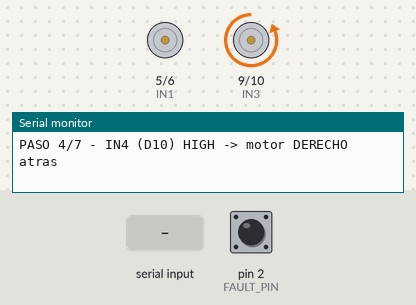
This sketch was run on a simulated Arduino Uno, built with avr-gcc and run on an emulated ATmega328P. Parts: motor-driver pin pairs drawn as motors (green arrow = first pin HIGH = forward, orange = second pin HIGH = backward, longer = more drive), the last lines printed to the serial monitor. The test bench sets the inputs (shaded band); at power-on: pin 2 (FAULT_PIN) HIGH.

Above: at 11.9 s.
12.0 s: pin 2 (FAULT_PIN) pulled LOW for 3.2 s
At 14.9 s:
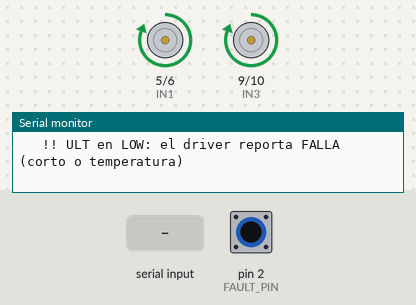
22.0 s: "r" received over Serial
At 23.2 s:
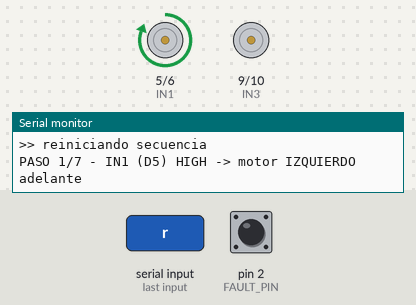
Timing chart, 0 to 59.7 s (numbered marks = the images above; inputs shaded):
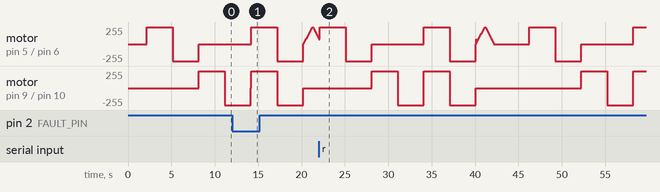

The sketch:

prueba_drv8833.ino
```cpp
/*
 * ==========================================================
 * PRUEBA DRV8833 - DIAGNÓSTICO DEL DRIVER DE MOTORES
 * ==========================================================
 * Cableado:
 * - IN1..IN4 del modulo a D5, D6, D9, D10 (igual que arturito)
 * - EEP del modulo a D4 (sleep del chip: HIGH = despierto)
 * - ULT del modulo a D2 (opcional: nFAULT, LOW = el driver falla)
 * - VCC del modulo a la bateria, GND comun con el Arduino
 *
 * IMPORTANTE: la bateria debe estar conectada y el interruptor
 * encendido. Con solo USB el driver no tiene energia de motores.
 *
 * La secuencia corre sola y se repite. Por monitor serie (9600):
 *   s = duerme/despierta el driver (toggle de EEP)
 *   r = reinicia la secuencia
 *
 * Que mirar: que rueda gira en cada paso. Si al mandar 's' el motor
 * se detiene al instante y al repetir 's' vuelve, el chip esta sano
 * y el problema era el pin de sleep.
 */

#define IN1 5  // motor izquierdo adelante
#define IN2 6  // motor izquierdo atras
#define IN3 9  // motor derecho adelante
#define IN4 10 // motor derecho atras

#define SLEEP_DRV 4  // cable a EEP del modulo
#define FAULT_PIN 2  // cable a ULT del modulo (opcional)

const int PASO_MS = 3000;

bool despierto = true;
bool reiniciar = false;

void todosLOW() {
  digitalWrite(IN1, LOW);
  digitalWrite(IN2, LOW);
  digitalWrite(IN3, LOW);
  digitalWrite(IN4, LOW);
}

void estadoULT() {
  if (digitalRead(FAULT_PIN) == LOW) {
    Serial.println("   !! ULT en LOW: el driver reporta FALLA (corto o temperatura)");
  }
}

void atiendeSerie() {
  while (Serial.available()) {
    char c = Serial.read();
    if (c == 's') {
      despierto = !despierto;
      digitalWrite(SLEEP_DRV, despierto ? HIGH : LOW);
      Serial.println(despierto
        ? ">> driver DESPIERTO (EEP en HIGH)"
        : ">> driver DORMIDO (EEP en LOW): los motores no responden");
    } else if (c == 'r') {
      reiniciar = true;
      Serial.println(">> reiniciando secuencia");
    }
  }
}

// delay fragmentado para atender serie durante cada paso
bool espera(int ms) {
  for (int t = 0; t < ms && !reiniciar; t += 50) {
    atiendeSerie();
    delay(50);
  }
  return reiniciar;
}

void anuncia(int paso, const char* que) {
  Serial.print("PASO ");
  Serial.print(paso);
  Serial.print("/7 - ");
  Serial.println(que);
  estadoULT();
}

bool pasoPin(int paso, int pin, const char* que) {
  anuncia(paso, que);
  todosLOW();
  digitalWrite(pin, HIGH);
  espera(PASO_MS);
  todosLOW();
  return reiniciar;
}

void setup() {
  pinMode(IN1, OUTPUT);
  pinMode(IN2, OUTPUT);
  pinMode(IN3, OUTPUT);
  pinMode(IN4, OUTPUT);
  todosLOW();

  pinMode(SLEEP_DRV, OUTPUT);
  digitalWrite(SLEEP_DRV, HIGH); // despertar el driver

  pinMode(FAULT_PIN, INPUT_PULLUP);

  Serial.begin(9600);
  Serial.println();
  Serial.println("===== PRUEBA DRV8833 =====");
  Serial.println("Pines: IN1=D5 IN2=D6 IN3=D9 IN4=D10 | EEP=D4 | ULT=D2");
  Serial.println("Comandos: s = sleep/wake del driver, r = reiniciar");
  Serial.println("Bateria conectada e interruptor ENCENDIDO.");
  Serial.println("==========================");
  delay(2000);
}

void loop() {
  reiniciar = false;

  // Pasos 1-4: un pin IN en HIGH a la vez. Revela el cableado real
  // aunque los dupont hayan quedado en otro orden.
  if (pasoPin(1, IN1, "IN1 (D5) HIGH -> motor IZQUIERDO adelante")) return;
  if (pasoPin(2, IN2, "IN2 (D6) HIGH -> motor IZQUIERDO atras")) return;
  if (pasoPin(3, IN3, "IN3 (D9) HIGH -> motor DERECHO adelante")) return;
  if (pasoPin(4, IN4, "IN4 (D10) HIGH -> motor DERECHO atras")) return;

  // Paso 5: ambos motores adelante y luego atras, a fondo.
  anuncia(5, "AMBOS motores ADELANTE y despues ATRAS");
  digitalWrite(IN1, HIGH); digitalWrite(IN3, HIGH);
  if (espera(PASO_MS)) { todosLOW(); return; }
  digitalWrite(IN1, LOW); digitalWrite(IN3, LOW);
  digitalWrite(IN2, HIGH); digitalWrite(IN4, HIGH);
  if (espera(PASO_MS)) { todosLOW(); return; }
  todosLOW();

  // Paso 6: rampa PWM en el motor izquierdo (verifica analogWrite).
  anuncia(6, "RAMPA PWM 0->255->0 en motor izquierdo (IN1)");
  for (int v = 0; v <= 255 && !reiniciar; v += 15) {
    analogWrite(IN1, v);
    atiendeSerie();
    delay(60);
  }
  for (int v = 255; v >= 0 && !reiniciar; v -= 15) {
    analogWrite(IN1, v);
    atiendeSerie();
    delay(60);
  }
  todosLOW();
  if (reiniciar) return;

  // Paso 7: pausa antes de repetir.
  anuncia(7, "pausa - la secuencia se repite");
  espera(4000);
}
```
